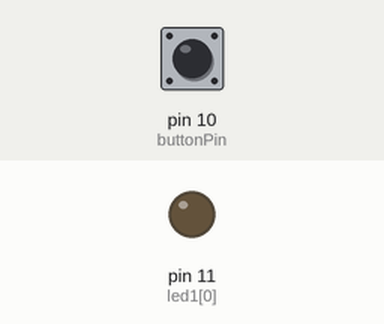
Simulated run of this sketch. Board: Arduino Uno, built with avr-gcc and run on an emulated ATmega328P. Parts: output pins drawn as LEDs (lit = HIGH). The test bench sets the inputs (shaded band); at power-on: pin 10 (buttonPin) LOW.

Above: at 1.2 s.
1.3 s: pin 10 (buttonPin) pulled HIGH for 0.15 s
At 1.8 s:
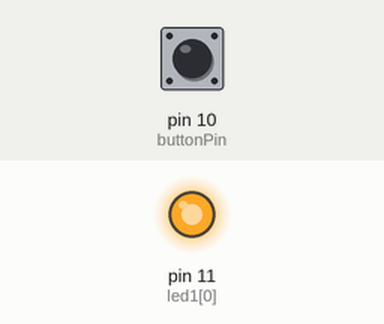
2.9 s: pin 10 (buttonPin) pulled HIGH for 1 s
At 4.1 s:
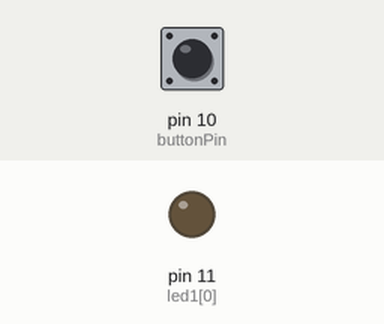
5.4 s: pin 10 (buttonPin) pulled HIGH for 3.2 s
At 7.0 s:
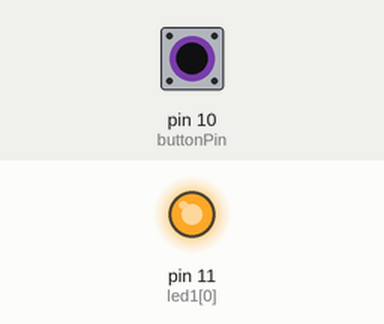
Timing chart, 0 to 9.2 s (numbered marks = the images above; inputs shaded):
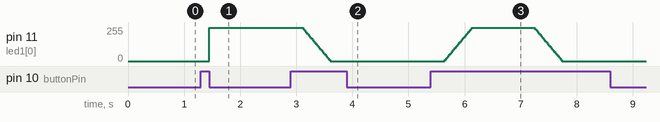

Measured:
- after the input at 1.3 s, pin 11 (led1[0]): 0/255 → 250/255 after 0.15 s
- after the input at 2.9 s, pin 11 (led1[0]): moves from 250/255 to 0/255 over 0.48 s, starting after 0.22 s
- after the input at 5.4 s, pin 11 (led1[0]): rises from 0/255 to 250/255 in 0.48 s, then falls to 0/255 in 1.6 s

The sketch:

LED_Flicker_Lamp.ino
```cpp
// PWM LED Fade for battery powered lamp
// Created for A Beautiful Game
// Created by Harry Bridge

const byte buttonPin = 10;
//
unsigned int buttonState[] = {0, 0, 13000, 1};
// LEDPin, currentIntens
int led1[] = {11, 0};


// define directions for LED fade
#define UP 0
#define DOWN 1

// constants for min and max PWM
const int minPWM = 0;
const int maxPWM = 250;

// State Variable for Fade Direction
byte fadeDirection = UP;

// Global Fade Value
// fadeValue, fadeIncrement, fadeInterval
int fadeConsts[] = {0, 10, 20};

// millis() timing Variable, just for fading
unsigned long previousFadeMillis = 0;

void setup() {
  pinMode(led1[0], OUTPUT);
  pinMode(buttonPin, INPUT);
  // put pwmLED into known state (off)
  analogWrite(led1[0], minPWM);

//  Serial.begin(9600);
}

// Fade up/down function
void doTheFade(int led[], byte fadeDirection) {
  // Fade up
  if (fadeDirection == UP) {
    while (led[1] < maxPWM) {
      if (millis() - previousFadeMillis >= fadeConsts[2]) {

        led[1] = led[1] + fadeConsts[1];

        analogWrite(led[0], led[1]);
        previousFadeMillis = millis();
      };

    };
  // Fade down
  } else {
    while (led[1] > minPWM) {
      if (millis() - previousFadeMillis >= fadeConsts[2]) {

        led[1] = led[1] - fadeConsts[1];

        analogWrite(led[0], led[1]);
        previousFadeMillis = millis();
      };
    };
  };
}

void loop() {
  // Read button state
  buttonState[0] = digitalRead(buttonPin);
  if (buttonState[0] == HIGH) {
    buttonState[1] ++;
  };

  // Toggle LED
  if (buttonState[1] > 0 and buttonState[1] < (buttonState[2]) and buttonState[0] == LOW) {
    if (buttonState[3] == 1) {
      buttonState[3] = 2;
    } else {
      buttonState[3] = 1;
    }

  // Fade LED
  } else if (buttonState[1] == buttonState[2] and buttonState[0] == HIGH) {
    if (buttonState[3] == 1) {
      buttonState[3] = 4;
    } else {
      buttonState[3] = 3;
    }
  };

  // Do things based on button state
  switch (buttonState[3]) {
    case 1:
      led1[1] = minPWM;
      analogWrite(led1[0], minPWM);
      break;
    case 2:
      led1[1] = maxPWM;
      analogWrite(led1[0], maxPWM);
      break;
    case 3:
      doTheFade(led1, DOWN);
      buttonState[3] = 1;
      break;
    case 4:
      doTheFade(led1, UP);
      buttonState[3] = 2;
      break;
  };

  // Reset button state
  if (buttonState[0] == LOW) {
    buttonState[1] = 0;
  }

//  Serial.print(buttonState[3]);
//  Serial.print(" - ");
//  Serial.print(buttonState[1]);
//  Serial.print(" - ");
//  Serial.println(led1[1]);

}
```
